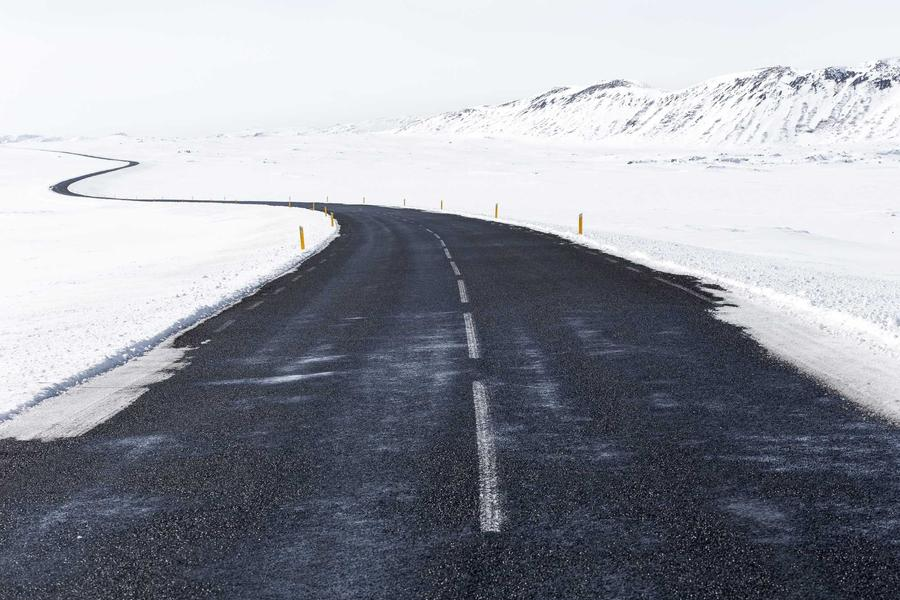
#> input picture images/navjot_d.jpg, 900 x 600 px
$ jupyter execute lab7.ipynb   (older library calls are emulated)
#> lines starting #> are read from the running program, lines starting #| are printed output that depends on the picture; after the words box and inside, x2 and y2 are one past the last pixel; in counts of white or black regions, pixels touching at a corner belong together
# Practical 7 - Image Sharpening and Edges

Aim: Sharpen an image using Laplacian, Sobel, Canny and unsharp masking.

[cell 1]
import cv2
import numpy as np
import matplotlib.pyplot as plt

print("Name: Navjot Singh")
print("Roll No: 2025010071")

img = cv2.imread("images/navjot_d.jpg", cv2.IMREAD_GRAYSCALE)
#> img: shape (600, 900); min 0, max 255, mean 153.3

plt.figure(figsize=(8, 5))
plt.imshow(img, cmap="gray")
plt.title("Original Image")
plt.axis("off")
plt.show()

[cell 2]
# laplacian sharpening
laplacian = cv2.Laplacian(img, cv2.CV_64F)
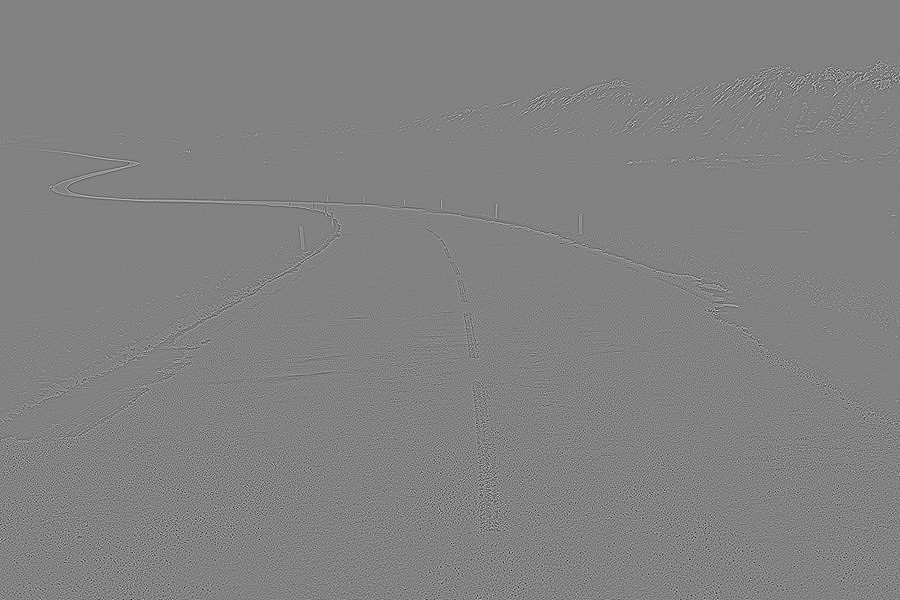
#> laplacian: shape (600, 900) float64; min -490, max 469, mean 0; drawn with min black and max white
sharpened = np.uint8(np.clip(img.astype(np.float32) - laplacian, 0, 255))
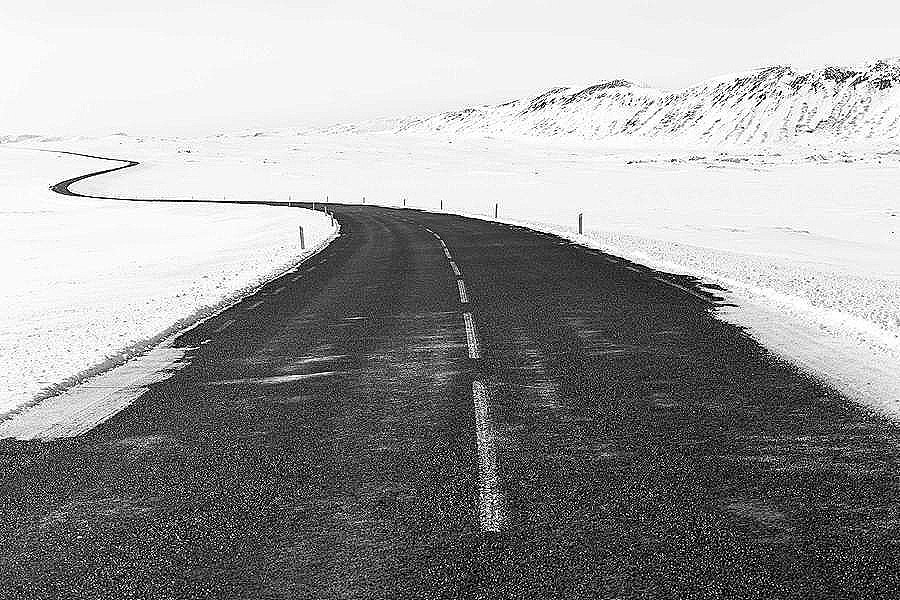
#> sharpened: shape (600, 900); min 0, max 255, mean 154.7

[cell 3]
# sobel gradient
sobel_x = cv2.Sobel(img, cv2.CV_64F, 1, 0, ksize=3)
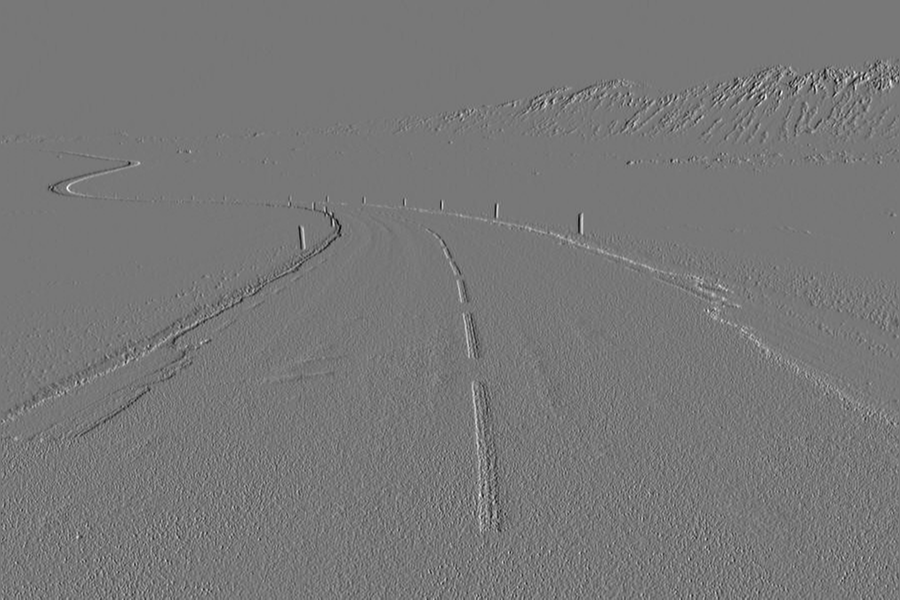
#> sobel_x: shape (600, 900) float64; min -592, max 665, mean -0.1; drawn with min black and max white
sobel_y = cv2.Sobel(img, cv2.CV_64F, 0, 1, ksize=3)
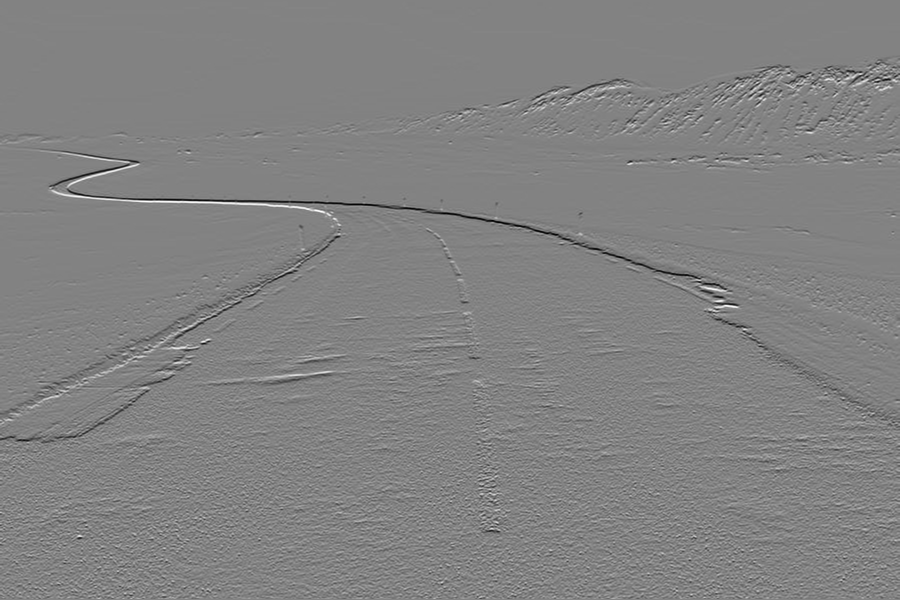
#> sobel_y: shape (600, 900) float64; min -760, max 723, mean -2.5; drawn with min black and max white
sobel = cv2.magnitude(sobel_x, sobel_y)
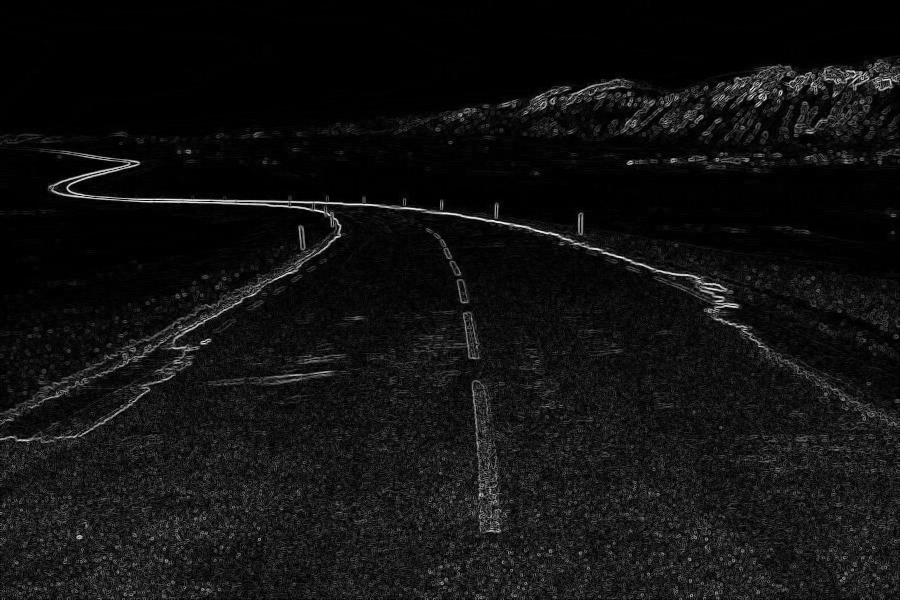
#> sobel: shape (600, 900) float64; min 0, max 779.6, mean 53.7; drawn with min black and max white
sobel = np.uint8(np.clip(sobel, 0, 255))
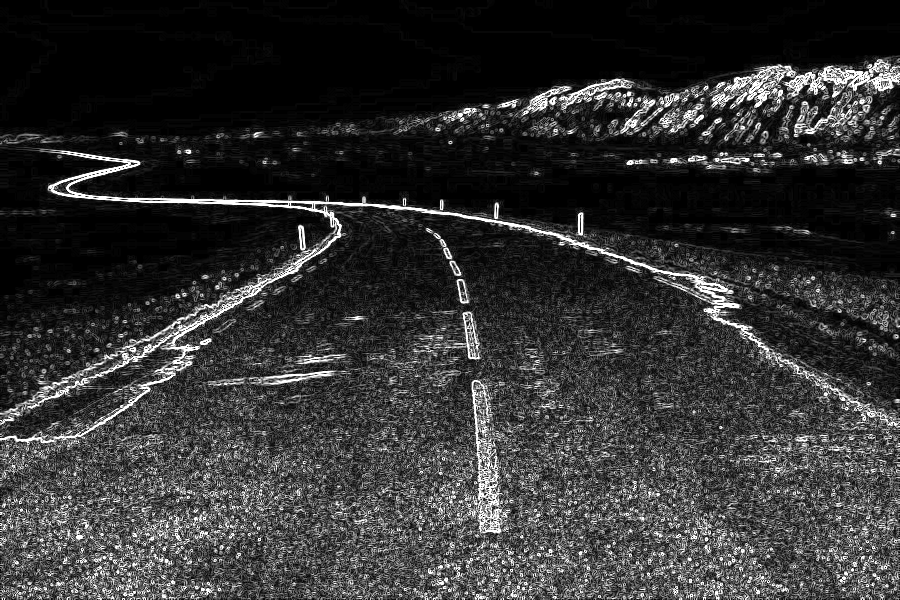
#> sobel: shape (600, 900); min 0, max 255, mean 50.9

[cell 4]
# canny edges and unsharp masking
canny = cv2.Canny(img, 100, 200)
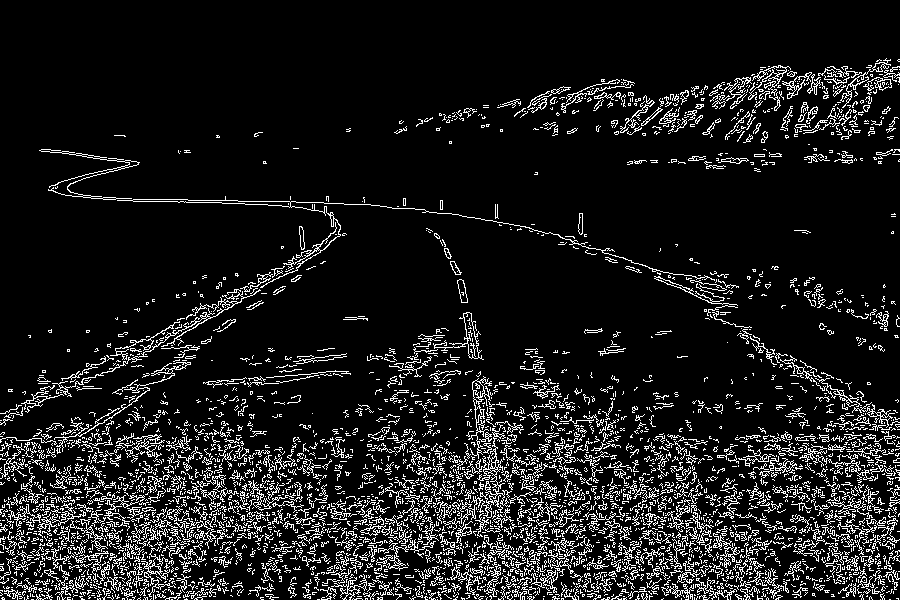
#> canny: shape (600, 900); 10.6% white in thin lines or dots

blur = cv2.GaussianBlur(img, (5, 5), 3)
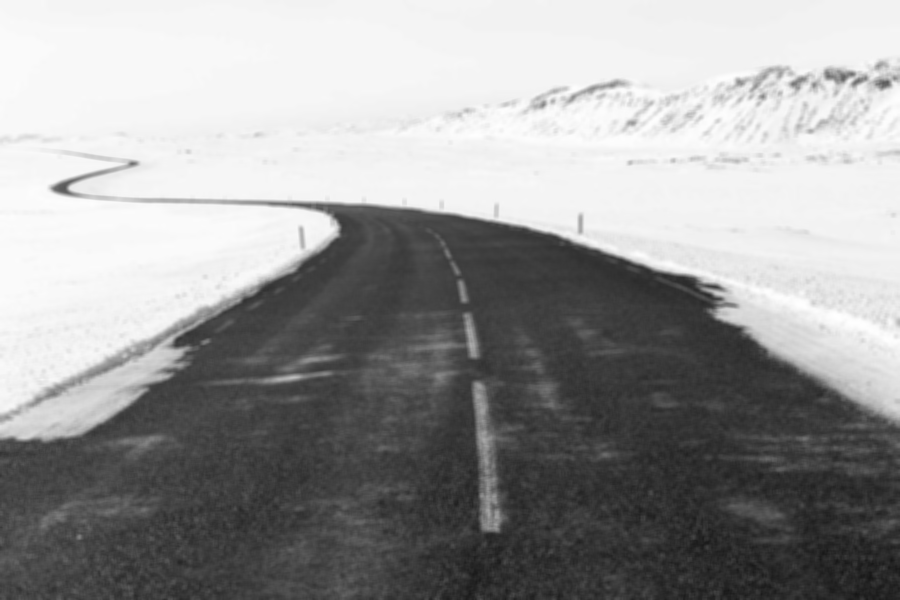
#> blur: shape (600, 900); min 22, max 255, mean 153.3
unsharp = cv2.addWeighted(img, 1.5, blur, -0.5, 0)

[cell 5]
titles = ["Original", "Laplacian Sharpened", "Sobel", "Canny", "Unsharp Masking"]
images = [img, sharpened, sobel, canny, unsharp]

plt.figure(figsize=(12, 8))
for i in range(5):
    plt.subplot(2, 3, i + 1)
    plt.imshow(images[i], cmap="gray")
    plt.title(titles[i])
    plt.axis("off")

plt.subplot(2, 3, 6)
plt.axis("off")

plt.tight_layout()
plt.show()

$ run again, with images/navjot_a.jpg copied over images/navjot_d.jpg
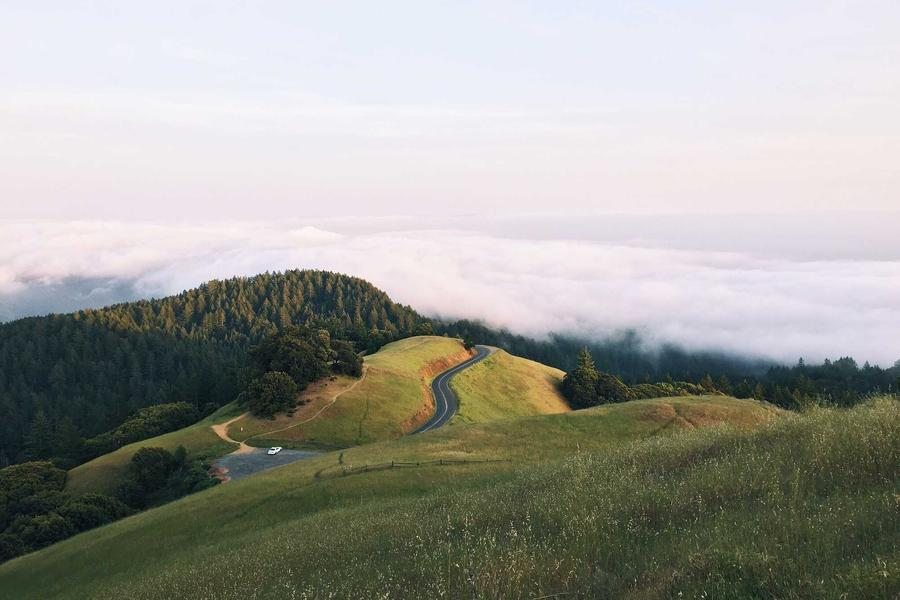
#> input picture images/navjot_a.jpg, 900 x 600 px
#> `sobel_y = cv2.Sobel(img, cv2.CV_64F, 0, 1, ksize=3)`:
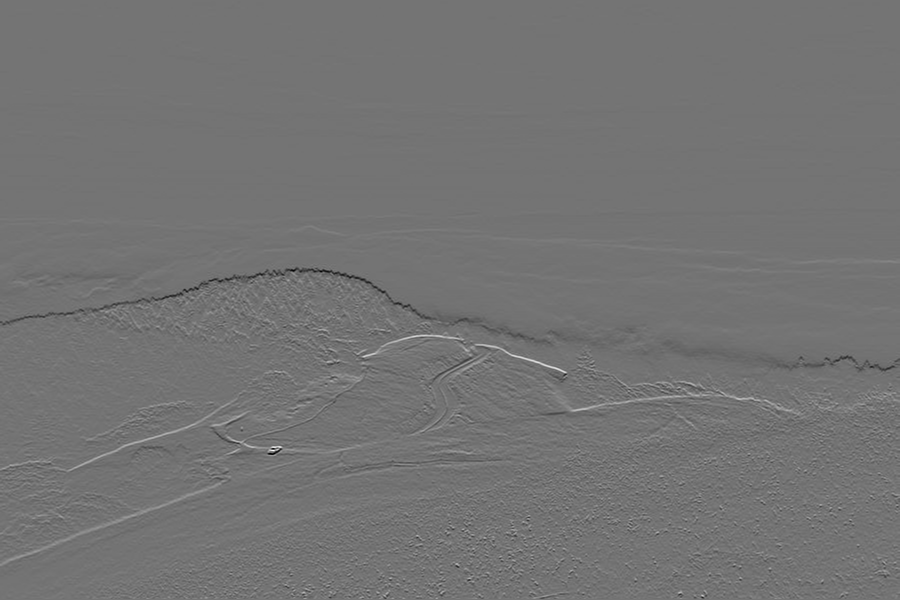
#> sobel_y: shape (600, 900) float64; min -717, max 856, mean -2.3; drawn with min black and max white
#> `canny = cv2.Canny(img, 100, 200)`:
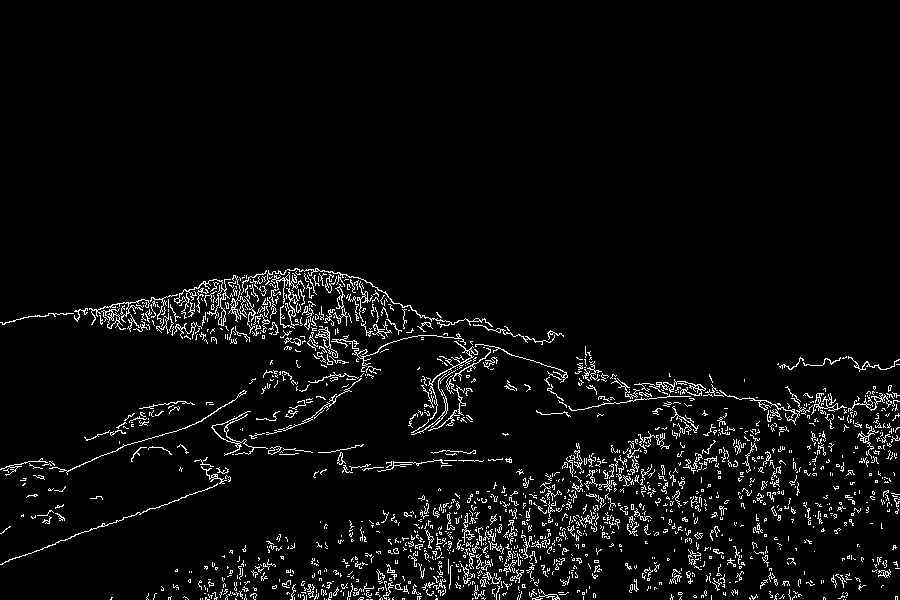
#> canny: shape (600, 900); 4.4% white in thin lines or dots, all inside (x1, y1, x2, y2) = (0, 268, 900, 600)
